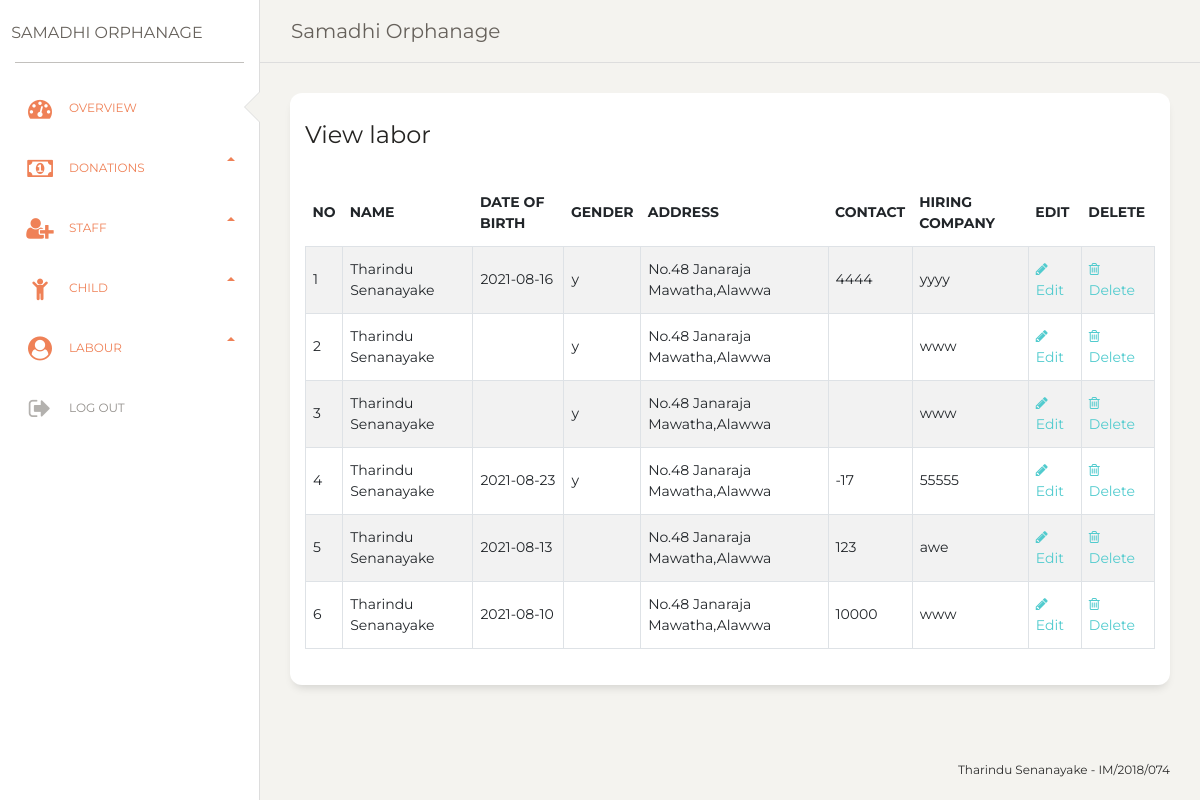
The app's page /viewlabor.php with its own data.
### tables this page shows
CREATE TABLE `labor` (
  `laborId` int(11) NOT NULL,
  `name` varchar(50) NOT NULL DEFAULT '0',
  `dob` varchar(50) NOT NULL,
  `gender` varchar(50) NOT NULL DEFAULT '''0''',
  `contact` varchar(50) NOT NULL DEFAULT '0',
  `address` varchar(50) NOT NULL DEFAULT '0',
  `hiring_company` varchar(100) DEFAULT NULL
);

### viewlabor.php (the view, shortened to what this page needs)
<?php
include "include/db.php";
?>
<!DOCTYPE html>
<html lang="en">
<head>
  <link href="https://maxcdn.bootstrapcdn.com/font-awesome/latest/css/font-awesome.min.css" rel="stylesheet">
  <link href="./css/bootstrap.min.css" rel="stylesheet" />
<link href="./css/dashboard.css?v=2.0.1" rel="stylesheet" />
</head>
<body class="">
  <div class="wrapper ">
    <div class="sidebar" data-color="white" data-active-color="danger">
      <div class="logo">
        <a href="dashboard.php" class="simple-text logo-normal">
          Samadhi Orphanage
        </a>
      </div>
      <div class="sidebar-wrapper">
        <ul class="nav">
          <li class="active ">
            <a href="./dashboard.php">
              <i class="fa fa-tachometer"></i>
              <p>OverView</p>
            </a>
          </li>
          <li class="active">
            <a data-toggle="collapse" href="#componentsExamples" aria-expanded="true">
              <i class="fa fa-money"></i>
              Donations <b class="caret"></b>
            </a>
          <li class="active">
            <a data-toggle="collapse" href="#componentsExamples" aria-expanded="true">
              <i class="fa fa-user-plus"></i>
              Staff <b class="caret"></b>
            </a>
          <li class="active">
            <a data-toggle="collapse" href="#componentsExamples" aria-expanded="true">
              <i class="fa fa-child"></i>
              Child <b class="caret"></b>
            </a>
          <li class="active">
            <a data-toggle="collapse" href="#componentsExamples" aria-expanded="true">
              <i class="fa fa-user-circle"></i>
              Labour <b class="caret"></b>
            </a>
          <li class="active-pro">
          <a href="logout.php">
              <i class="fa fa-sign-out"></i>
              <p>Log Out</p>
            </a>
          </li>
        </ul>
      </div>
    </div>
    <div class="main-panel">
      <nav class="navbar navbar-expand-lg navbar-absolute fixed-top navbar-transparent">
        <div class="container-fluid">
          <div class="navbar-wrapper">
            <a class="navbar-brand" href="javascript:;">Samadhi Orphanage</a>
          </div>
        </div>
      </nav>
      <div class="content">
        <div class="row">
          <div class="col-md-12">
            <div class="card">
              <div class="card-header">
                <h4 class="card-title"> View labor</h4>
              </div>
              <div class="card-body">
                <div class="table-responsive">
                  <table class="table table-bordered table-hover table-striped">
                    <thead>
                      <tr>
                        <th>NO</th>
                        <th>Name</th>
                        <th>Date of Birth</th>
                        <th>Gender</th>
                        <th>Address</th>
                        <th>Contact</th>
                        <th>Hiring Company</th>
                        <th>EDIT</th>
                        <th>Delete</th>
                      </tr>
                    </thead>
                    <tbody>
                      <?php
                      $i = 0;
                      $get_pro = "select *  from labor";
                      $run_pro = mysqli_query($conn, $get_pro);
                      while ($row_pro = mysqli_fetch_array($run_pro)) {
                        $id = $row_pro['laborId'];
                        $fname = $row_pro['name'];
                        $dob = $row_pro['dob'];
                        $gender = $row_pro['gender'];
                        $adrs = $row_pro['address'];
                        $cntcn = $row_pro['contact'];
                        $hringc= $row_pro['hiring_company'];
                        $i++;
                      ?>
                        <tr>
                          <td><?php echo $i; ?></td>
                          <td><?php echo $fname; ?></td>
                          <td><?php echo $dob; ?></td>
                          <td><?php echo $gender; ?></td>
                          <td><?php echo $adrs; ?></td>
                          <td><?php echo $cntcn; ?></td>
                          <td><?php echo $hringc; ?></td>
                          <td>
                          <a href="editlabor.php?editLabors=<?php echo $id; ?>">
                          <i class="fa fa-pencil"> </i> Edit
                          </a>
                          </td>
                          <td>
                            <a href="deletelabor.php?deletelabor=<?php echo $id; ?>">
                              <i class="fa fa-trash-o"> </i> Delete
                            </a>
                          </td>
                        </tr>
                      <?php } ?>
                    </tbody>
                  </table>
                </div>
              </div>
            </div>
          </div>
        </div>
      </div>
      <footer class="footer footer-black  footer-white ">
        <div class="container-fluid">
          <div class="row">
            <nav class="footer-nav">
            </nav>
            <div class="credits ml-auto">
              <span class="copyright">
                Tharindu Senanayake - IM/2018/074
              </span>
            </div>
          </div>
        </div>
      </footer>
    </div>
  </div>
</body>
</html>

### records on screen
labor: name "Tharindu Senanayake", dob "2021-08-16", gender "y", address "No.48 Janaraja Mawatha,Alawwa", contact "4444", hiring_company "yyyy"
labor: name "Tharindu Senanayake", gender "y", address "No.48 Janaraja Mawatha,Alawwa", hiring_company "www"
labor: name "Tharindu Senanayake", gender "y", address "No.48 Janaraja Mawatha,Alawwa", hiring_company "www"
labor: name "Tharindu Senanayake", dob "2021-08-23", gender "y", address "No.48 Janaraja Mawatha,Alawwa", contact "-17", hiring_company "55555"
labor: name "Tharindu Senanayake", dob "2021-08-13", address "No.48 Janaraja Mawatha,Alawwa", contact "123", hiring_company "awe"
labor: name "Tharindu Senanayake", dob "2021-08-10", address "No.48 Janaraja Mawatha,Alawwa", contact "10000", hiring_company "www"
